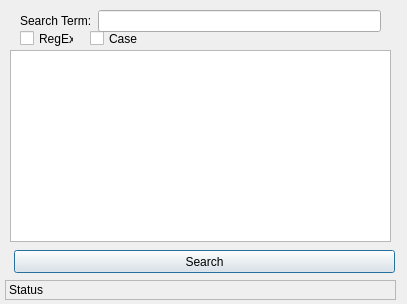
<?xml version="1.0" encoding="UTF-8"?>
<ui version="4.0">
 <class>Search_Dialog</class>
 <widget class="QDialog" name="Search_Dialog">
  <property name="geometry">
   <rect>
    <x>0</x>
    <y>0</y>
    <width>407</width>
    <height>304</height>
   </rect>
  </property>
  <property name="windowTitle">
   <string>AiO's Search</string>
  </property>
  <widget class="QCheckBox" name="RegEx_CB">
   <property name="geometry">
    <rect>
     <x>20</x>
     <y>30</y>
     <width>54</width>
     <height>17</height>
    </rect>
   </property>
   <property name="focusPolicy">
    <enum>Qt::NoFocus</enum>
   </property>
   <property name="text">
    <string>RegEx</string>
   </property>
  </widget>
  <widget class="QPushButton" name="SearchButton">
   <property name="geometry">
    <rect>
     <x>14</x>
     <y>250</y>
     <width>381</width>
     <height>23</height>
    </rect>
   </property>
   <property name="focusPolicy">
    <enum>Qt::TabFocus</enum>
   </property>
   <property name="text">
    <string>Search</string>
   </property>
  </widget>
  <widget class="QCheckBox" name="Case_CB">
   <property name="geometry">
    <rect>
     <x>90</x>
     <y>30</y>
     <width>70</width>
     <height>17</height>
    </rect>
   </property>
   <property name="focusPolicy">
    <enum>Qt::NoFocus</enum>
   </property>
   <property name="text">
    <string>Case</string>
   </property>
  </widget>
  <widget class="QWidget" name="layoutWidget">
   <property name="geometry">
    <rect>
     <x>20</x>
     <y>10</y>
     <width>361</width>
     <height>22</height>
    </rect>
   </property>
   <layout class="QHBoxLayout" name="horizontalLayout">
    <item>
     <widget class="QLabel" name="Search_label">
      <property name="text">
       <string>Search Term:</string>
      </property>
     </widget>
    </item>
    <item>
     <widget class="QLineEdit" name="SearchEdit"/>
    </item>
   </layout>
  </widget>
  <widget class="QListWidget" name="listResults">
   <property name="geometry">
    <rect>
     <x>10</x>
     <y>50</y>
     <width>381</width>
     <height>192</height>
    </rect>
   </property>
  </widget>
  <widget class="QLabel" name="label">
   <property name="geometry">
    <rect>
     <x>5</x>
     <y>280</y>
     <width>391</width>
     <height>20</height>
    </rect>
   </property>
   <property name="toolTip">
    <string>Status Bar</string>
   </property>
   <property name="frameShape">
    <enum>QFrame::StyledPanel</enum>
   </property>
   <property name="frameShadow">
    <enum>QFrame::Plain</enum>
   </property>
   <property name="text">
    <string>Status</string>
   </property>
  </widget>
  <zorder>RegEx_CB</zorder>
  <zorder>Case_CB</zorder>
  <zorder>layoutWidget</zorder>
  <zorder>listResults</zorder>
  <zorder>label</zorder>
  <zorder>SearchButton</zorder>
 </widget>
 <resources/>
 <connections/>
</ui>
